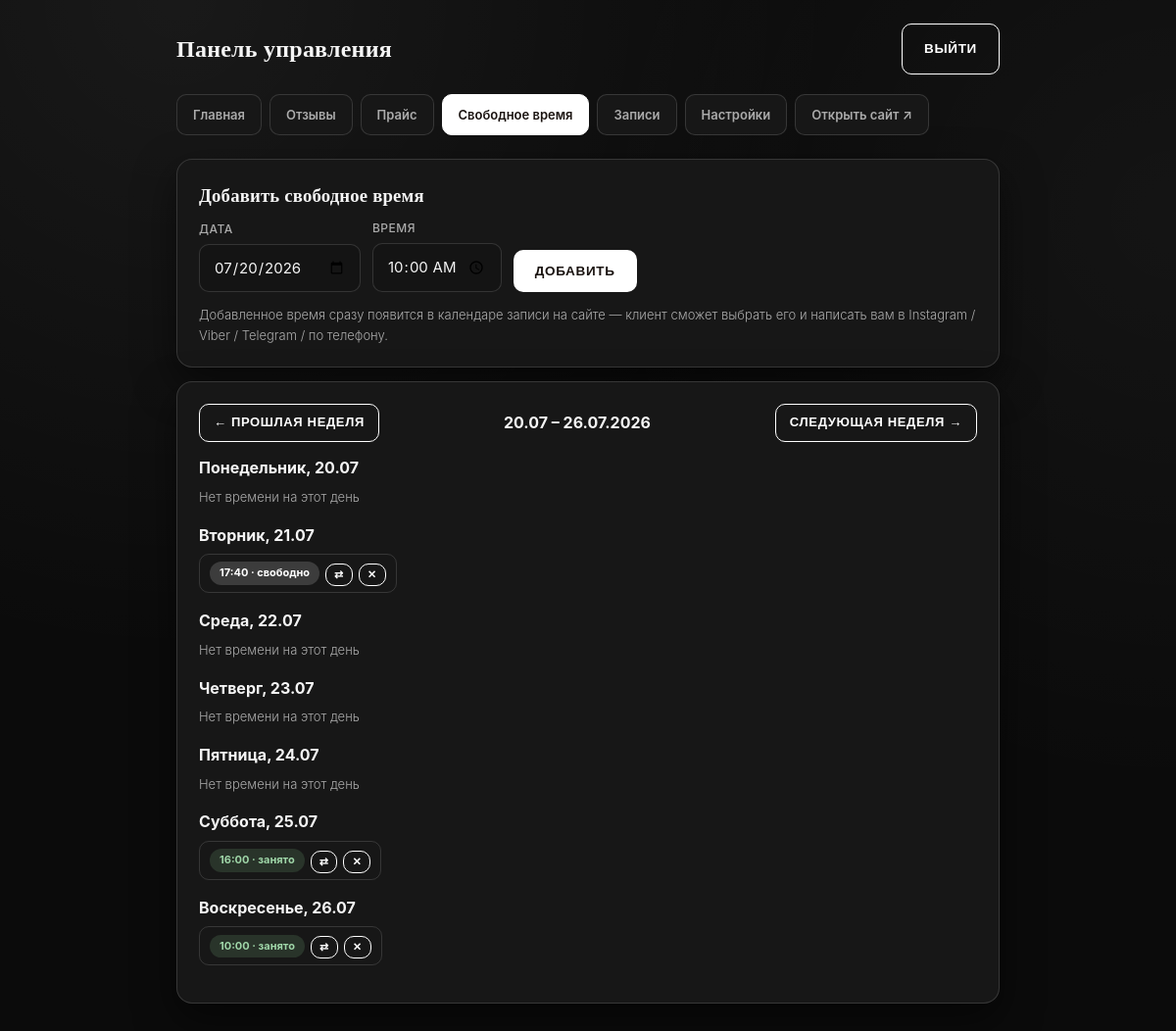
Page /admin-x7k9m2/slots.php (signed in) on the earlier database version.
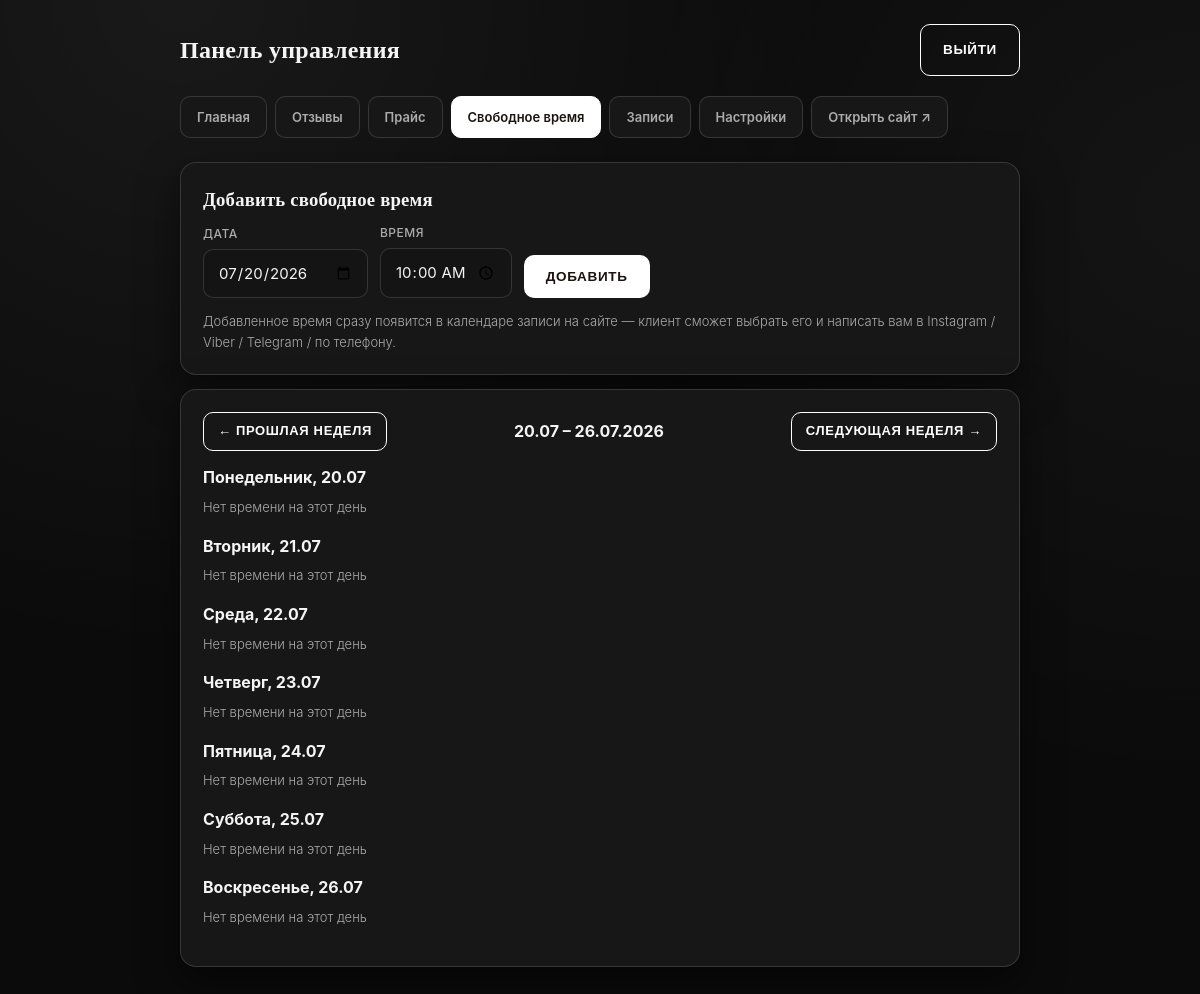
Same page on the later database version.
### tables this page shows
CREATE TABLE available_slots (
            id INTEGER PRIMARY KEY AUTOINCREMENT,
            slot_date TEXT NOT NULL,
            slot_time TEXT NOT NULL,
            is_booked INTEGER NOT NULL DEFAULT 0,
            created_at TEXT NOT NULL DEFAULT CURRENT_TIMESTAMP
        );

### includes/functions.php (called while the page is built, shortened)
<?php
function e(string $value): string
{
    return htmlspecialchars($value, ENT_QUOTES, 'UTF-8');
}

### admin-x7k9m2/slots.php (the view, shortened to what this page needs)
<?php
require __DIR__ . '/../config.php';
require __DIR__ . '/../includes/functions.php';
$pdo = getDB();
try {
    $weekStart = isset($_GET['week']) ? new DateTime($_GET['week']) : new DateTime('monday this week');
} catch (Exception $e) {
    $weekStart = new DateTime('monday this week');
}
$weekStart->modify('monday this week');
$weekEnd = (clone $weekStart)->modify('+6 days');
$prevWeek = (clone $weekStart)->modify('-7 days')->format('Y-m-d');
$nextWeek = (clone $weekStart)->modify('+7 days')->format('Y-m-d');
$stmt = $pdo->prepare('SELECT * FROM available_slots WHERE slot_date BETWEEN ? AND ? ORDER BY slot_date, slot_time');
$stmt->execute([$weekStart->format('Y-m-d'), $weekEnd->format('Y-m-d')]);
$slots = $stmt->fetchAll();
$byDate = [];
foreach ($slots as $s) {
    $byDate[$s['slot_date']][] = $s;
}
$weekdays = ['Понедельник', 'Вторник', 'Среда', 'Четверг', 'Пятница', 'Суббота', 'Воскресенье'];
?>
<!DOCTYPE html>
<html lang="ru">
<head>
<link rel="stylesheet" href="../assets/css/style.css">
</head>
<body>
<div class="admin-shell">
  <?php require __DIR__ . '/includes/nav.php'; ?>
  <div class="card">
    <h3>Добавить свободное время</h3>
    <form method="post" style="display:flex; gap:12px; flex-wrap:wrap; align-items:flex-end;">
      <div class="form-field" style="margin:0;">
        <label>Дата</label>
        <input type="date" name="slot_date" required value="<?= e($weekStart->format('Y-m-d')) ?>">
      </div>
      <div class="form-field" style="margin:0;">
        <label>Время</label>
        <input type="time" name="slot_time" required value="10:00">
      </div>
      <button type="submit" class="btn">Добавить</button>
    </form>
    <p style="color:var(--ink-soft); font-size:13px; margin-bottom:0;">
      Добавленное время сразу появится в календаре записи на сайте — клиент сможет
      выбрать его и написать вам в Instagram / Viber / Telegram / по телефону.
    </p>
  </div>
  <div class="card">
    <div style="display:flex; justify-content:space-between; align-items:center; margin-bottom:14px;">
      <a class="btn ghost" style="padding:8px 14px;font-size:13px;" href="?week=<?= e($prevWeek) ?>">← Прошлая неделя</a>
      <strong><?= e($weekStart->format('d.m')) ?> – <?= e($weekEnd->format('d.m.Y')) ?></strong>
      <a class="btn ghost" style="padding:8px 14px;font-size:13px;" href="?week=<?= e($nextWeek) ?>">Следующая неделя →</a>
    </div>
    <?php for ($i = 0; $i < 7; $i++): ?>
      <?php
        $d = (clone $weekStart)->modify("+{$i} day");
        $dateKey = $d->format('Y-m-d');
        $daySlots = $byDate[$dateKey] ?? [];
      ?>
      <div style="margin-bottom:16px;">
        <div style="font-weight:700; margin-bottom:6px;"><?= e($weekdays[$i]) ?>, <?= e($d->format('d.m')) ?></div>
        <?php if (!$daySlots): ?>
          <div style="color:var(--ink-soft); font-size:13px;">Нет времени на этот день</div>
        <?php else: ?>
          <div style="display:flex; gap:8px; flex-wrap:wrap;">
            <?php foreach ($daySlots as $s): ?>
              <div style="display:flex; align-items:center; gap:6px; border:1px solid var(--line); border-radius:10px; padding:6px 10px;">
                <span class="badge <?= $s['is_booked'] ? 'done' : 'new' ?>"><?= e($s['slot_time']) ?> · <?= $s['is_booked'] ? 'занято' : 'свободно' ?></span>
                <form method="post" style="display:inline;">
                  <button class="btn ghost" style="padding:4px 8px;font-size:11px;" title="Переключить занято/свободно">⇄</button>
                </form>
                <form method="post" style="display:inline;" onsubmit="return confirm('Удалить это время?');">
                  <button class="btn ghost" style="padding:4px 8px;font-size:11px;" title="Удалить">✕</button>
                </form>
              </div>
            <?php endforeach; ?>
          </div>
        <?php endif; ?>
      </div>
    <?php endfor; ?>
  </div>
</div>
</body>
</html>

### admin-x7k9m2/includes/nav.php
<?php $current = basename($_SERVER['SCRIPT_NAME']); ?>
<div class="admin-header">
  <h2 style="margin:0;">Панель управления</h2>
  <a href="logout.php" class="btn ghost">Выйти</a>
</div>
<div class="admin-nav">
  <a href="dashboard.php" class="<?= $current === 'dashboard.php' ? 'active' : '' ?>">Главная</a>
  <a href="reviews.php" class="<?= $current === 'reviews.php' ? 'active' : '' ?>">Отзывы</a>
  <a href="prices.php" class="<?= $current === 'prices.php' ? 'active' : '' ?>">Прайс</a>
  <a href="slots.php" class="<?= $current === 'slots.php' ? 'active' : '' ?>">Свободное время</a>
  <a href="bookings.php" class="<?= $current === 'bookings.php' ? 'active' : '' ?>">Записи</a>
  <a href="settings.php" class="<?= $current === 'settings.php' ? 'active' : '' ?>">Настройки</a>
  <a href="../index.php" target="_blank">Открыть сайт ↗</a>
</div>

### assets/css/style.css (style rules this page uses)
:root { --bg: #0b0b0b; --bg-soft: #141414; --surface: #171717; --surface-2: #1f1f1f; --ink: #f5f5f5; --ink-soft: #ababab; --ink-faint: #7d7d7d; --primary: #ffffff; --primary-soft: rgba(255, 255, 255, .12); --primary-dark: #d6d6d6; --line: rgba(245, 245, 245, .14); --line-strong: rgba(245, 245, 245, .28); --radius: 16px; --radius-sm: 10px; --shadow: 0 16px 40px rgba(0, 0, 0, .5); }
* { box-sizing: border-box; }
html { scroll-behavior: smooth; }
body { margin: 0; background: var(--bg); background-image: radial-gradient(circle at 15% 0%, rgba(255, 255, 255, .06), transparent 45%), radial-gradient(circle at 100% 20%, rgba(255, 255, 255, .04), transparent 40%); color: var(--ink); font-family: 'Jost', -apple-system, sans-serif; font-weight: 300; line-height: 1.6; -webkit-font-smoothing: antialiased; }
h1, h2, h3, .display { font-family: 'Playfair Display', Georgia, serif; font-weight: 700; letter-spacing: .01em; color: var(--ink); margin: 0 0 .4em; }
a { color: inherit; }
.card { background: var(--surface); border: 1px solid var(--line); border-radius: var(--radius); padding: 22px; margin-bottom: 14px; box-shadow: var(--shadow); }
.form-field { margin-bottom: 14px; }
.form-field label { display: block; font-size: 12px; font-weight: 500; letter-spacing: .04em; margin-bottom: 6px; color: var(--ink-soft); text-transform: uppercase; }
.form-field input, .form-field select, .form-field textarea { width: 100%; padding: 13px 14px; border-radius: var(--radius-sm); border: 1px solid var(--line); background: var(--bg-soft); font-family: inherit; font-size: 15px; color: var(--ink); }
.btn { display: inline-block; border: none; cursor: pointer; padding: 14px 22px; border-radius: var(--radius-sm); background: var(--primary); color: #1a1310; font-weight: 600; font-size: 13.5px; letter-spacing: .05em; text-transform: uppercase; text-decoration: none; font-family: 'Jost', sans-serif; transition: background .15s ease, transform .1s ease; }
.btn.ghost { background: transparent; color: var(--primary); border: 1px solid var(--primary); }
.admin-shell { max-width: 880px; margin: 0 auto; padding: 24px 20px 60px; }
.admin-header { display:flex; align-items:center; justify-content:space-between; margin-bottom: 20px; }
.admin-nav { display:flex; gap:8px; flex-wrap: wrap; margin-bottom: 24px; }
.admin-nav a { padding:10px 16px; border-radius:10px; background:var(--surface); border:1px solid var(--line); text-decoration:none; font-size:13px; font-weight:600; color: var(--ink-soft); }
.admin-nav a.active { background: var(--primary); color:#1a1310; border-color: var(--primary); }
.badge { display:inline-block; padding:3px 10px; border-radius:999px; font-size:11px; font-weight:700; }
.badge.new { background: rgba(255,255,255,.16); color: var(--primary); }
.badge.done { background: rgba(120,180,130,.18); color: #9fd6a8; }

Differences in the rows shown:
removed available_slots: slot_time "17:40", is_booked "свободно", shown under "Вторник"
removed available_slots: slot_time "16:00", is_booked "занято", shown under "Суббота"
removed available_slots: slot_time "10:00", is_booked "занято", shown under "Воскресенье"
Other differences:
new list line: "Нет времени на этот день"
